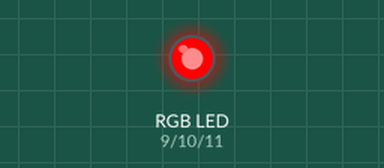
Bench run of a sketch on a simulated Arduino Uno, built with avr-gcc and run on an emulated ATmega328P. Shown: an RGB LED mixed from three pins (HIGH = lit). What the sketch prints to the serial monitor is not drawn.

Above: at 0.2 s.
At 1.2 s:
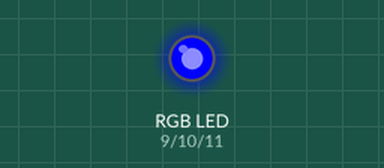
At 1.7 s:
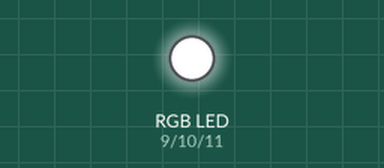
At 3.2 s:
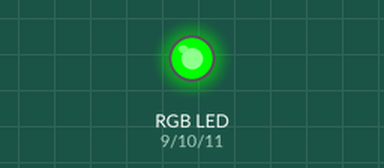
At 4.7 s:
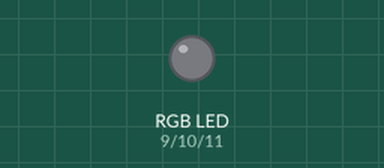
Timing chart, 0 to 5.8 s (numbered marks = the images above):
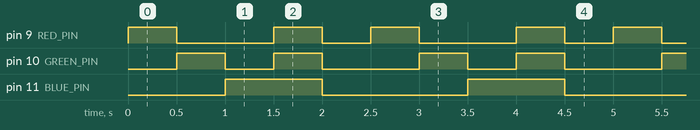

Measured:
- by itself, pin 9 (RED_PIN): repeats every 2.5 s: LOW 1.0 s, HIGH 0.50 s, LOW 0.50 s, HIGH 0.50 s
- by itself, pin 10 (GREEN_PIN): repeats every 2.5 s: LOW 0.50 s, HIGH 0.50 s, LOW 1.0 s, HIGH 0.50 s
- by itself, pin 11 (BLUE_PIN): alternates HIGH for 1.0 s and LOW for 1.5 s

The sketch:

arduino.ino
```cpp
#define RED_PIN 9
#define GREEN_PIN 10
#define BLUE_PIN 11

// Common cathode: PWM HIGH = brighter. Common anode: invert values.
void setup() {
  Serial.begin(9600);
  pinMode(RED_PIN, OUTPUT);
  pinMode(GREEN_PIN, OUTPUT);
  pinMode(BLUE_PIN, OUTPUT);
  Serial.println("5mm RGB LED Ready");
}

void loop() {
  setColor(255, 0, 0);
  delay(500);
  setColor(0, 255, 0);
  delay(500);
  setColor(0, 0, 255);
  delay(500);
  setColor(255, 255, 255);
  delay(500);
  setColor(0, 0, 0);
  delay(500);
}

void setColor(int r, int g, int b) {
  analogWrite(RED_PIN, r);
  analogWrite(GREEN_PIN, g);
  analogWrite(BLUE_PIN, b);
}
```
